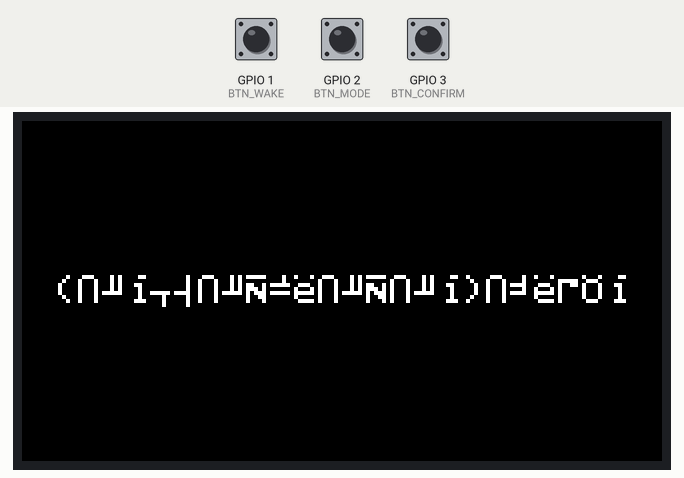
This sketch was run on a simulated ESP32-S3. Parts: 320×170 colour display. The inputs (shaded band) are chosen by the test bench; at power-on: GPIO 2 (BTN_MODE) HIGH, GPIO 3 (BTN_CONFIRM) HIGH, GPIO 1 (BTN_WAKE) HIGH. WiFi joins after 1.5 s; servers stay silent unless stated; I2S audio is not simulated (input reads silence); random numbers use the default seed unless the sketch sets one.

Above: at 8.7 s.
8.8 s: GPIO 2 (BTN_MODE) pulled LOW for 3.2 s
At 13.2 s:
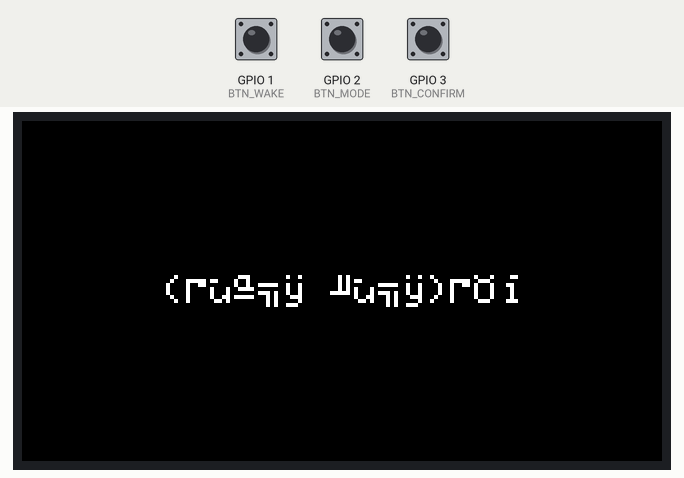
13.5 s: GPIO 3 (BTN_CONFIRM) pulled LOW for 3.2 s
At 17.7 s:
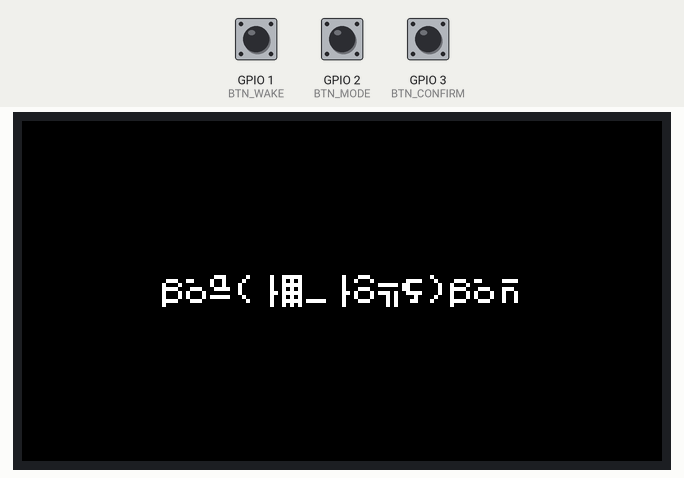
18.2 s: GPIO 1 (BTN_WAKE) pulled LOW for 0.15 s
At 19.3 s:
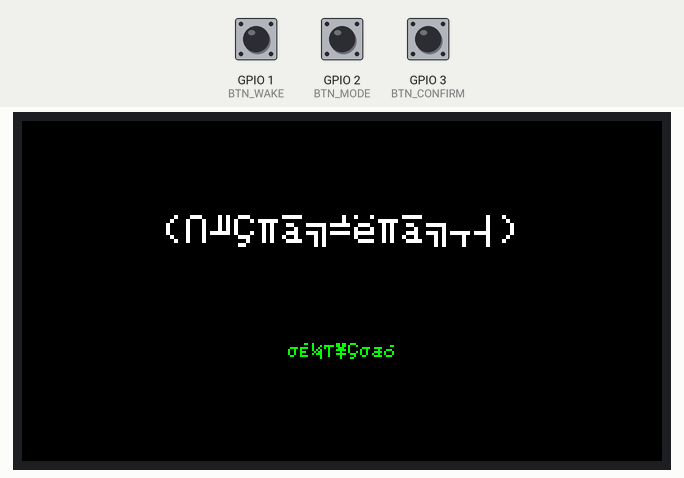
21.3 s: GPIO 2 (BTN_MODE) pulled LOW for 3.2 s
At 24.7 s:
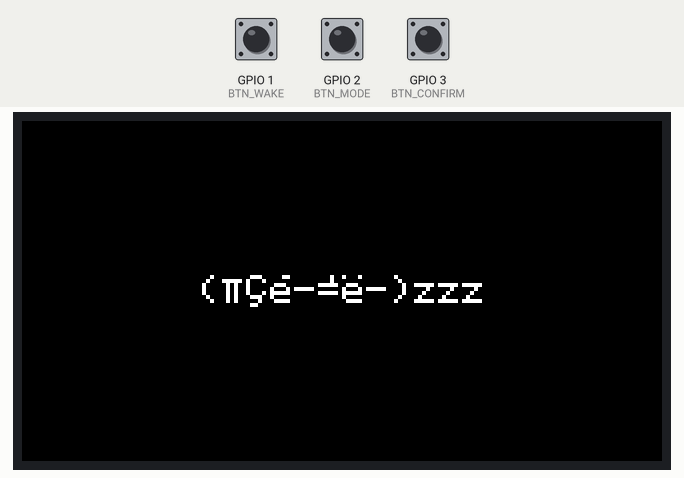
26.0 s: GPIO 2 (BTN_MODE) pulled LOW for 0.15 s
At 26.5 s:
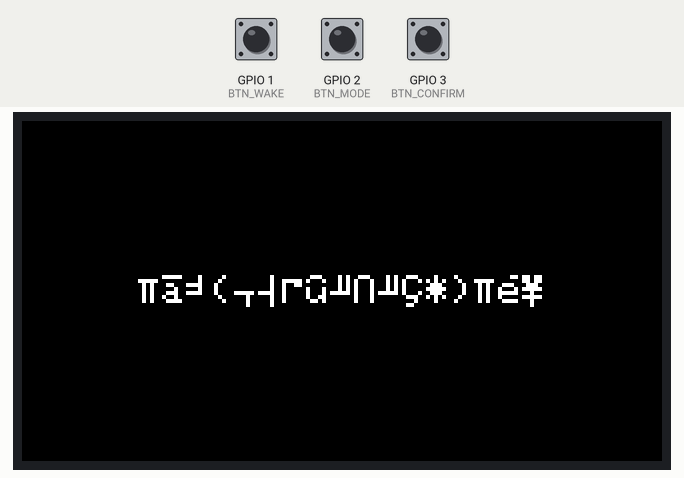
27.6 s: GPIO 2 (BTN_MODE) pulled LOW for 1 s
At 29.2 s:
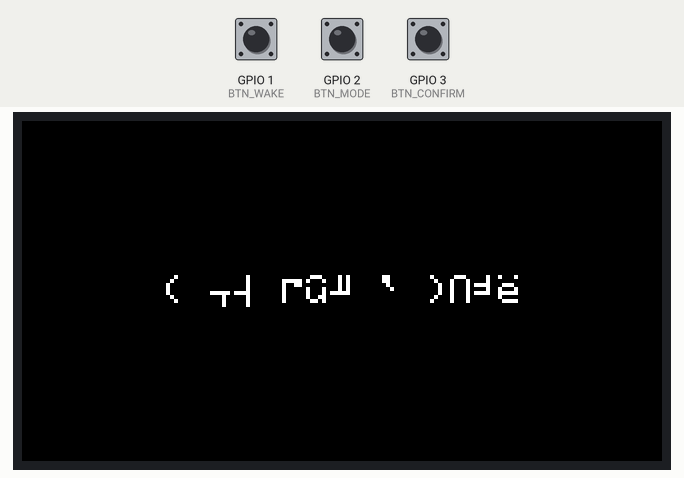
Timing chart, 0 to 30.7 s (numbered marks = the images above; inputs shaded):
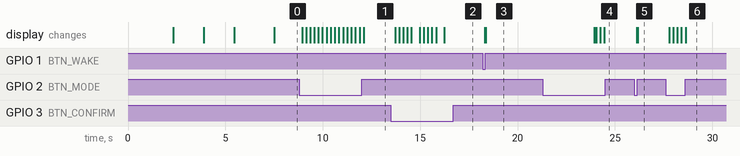

The sketch:

esp32-hermes-box-firmware.ino
```cpp
// ============================================================
// 甄der小盒子 · ESP32-S3 固件模板
// 硬件：ESP32-S3 + ST7789 170x320 + INMP441 + MAX98357 + 按键
//
// 使用说明：
// 1. 修改 WiFi 配置（SSID 和密码）
// 2. 按实际屏幕分辨率调整 TFT_WIDTH / TFT_HEIGHT
// 3. 在 Arduino IDE 中烧录
// ============================================================

#include <Arduino.h>
#include <WiFi.h>
#include <TFT_eSPI.h>
#include <driver/i2s.h>

// ==================== 配置区 ====================
// --- 请修改以下配置 ---

// WiFi
const char* ssid = "你的WiFi名";
const char* password = "你的WiFi密码";

// Hermes Agent 服务器地址（电脑端运行 Hermes 的地址）
const char* hermes_host = "192.168.1.100";  // 改成你电脑的IP
const int hermes_port = 8080;

// ==================== 引脚定义 ====================

// ST7789 屏幕（由 TFT_eSPI 库的 User_Setup.h 配置）

// INMP441 I2S 麦克风
#define I2S_MIC_BCLK  4
#define I2S_MIC_LRC   5
#define I2S_MIC_DIN   6

// MAX98357 I2S 功放
#define I2S_AMP_BCLK  7
#define I2S_AMP_LRC   8
#define I2S_AMP_DOUT  9

// 按键
#define BTN_WAKE      1   // 唤醒/对话键
#define BTN_MODE      2   // 模式切换
#define BTN_CONFIRM   3   // 确认/确认

// 录音参数
#define SAMPLE_RATE   16000
#define RECORD_SEC    5
#define BUFFER_SIZE   (SAMPLE_RATE * RECORD_SEC)

// ==================== 颜文字库 ====================

const char* emoji_happy[] = {
    "(｡>ㅅ<｡)♡",
    "(๑˃̵ᴗ˂̵)و",
    "( ´ ▽ ` )ﾉ",
    "ヾ(´▽｀*)ゝ",
    "(๑¯◡¯๑)",
    "٩(◕‿◕｡)۶"
};

const char* emoji_greeting[] = {
    "(｡´･ω･｡)ﾉ♡",
    "(๑•̀ㅂ•́)و✧",
    "ฅ(^◕ᴥ◕^)ฅ",
    "(*´∀`)~♥"
};

const char* emoji_sad[] = {
    "(´；ω；｀)",
    "(๑´•.̫ • `๑)",
    "(´∩｀.)",
    "(｡•́︿•̀｡)"
};

const char* emoji_cute[] = {
    "=✪ᆽ✪=",
    "(ฅ´ω`ฅ)",
    "(ᐡ •͈ ·̭ •͈ ᐡ)",
    "(◦˘ З˘)♡",
    "₍˄·͈༝·͈˄₎ฅ˒˒"
};

const char* emoji_shy[] = {
    "(´｡• ᵕ •｡`)",
    "(๑´ㅂ`๑)",
    "(ᵒ̤̑ ₀̑ ᵒ̤̑)",
    "(*/ω＼*)"
};

const char* emoji_sleep[] = {
    "(。-ω-)zzz",
    "(ᴗ˳ᴗ)💤",
    "(´-﹏-`；)",
    "( ´◔‸◔`)"
};

const char* emoji_proud[] = {
    "ᕦ(ò_Óˇ)ᕤ",
    "(｀・ω・´)",
    "(๑•̀ㅂ•́)و✧",
    "※\(^o^)/※"
};

// ==================== 对象 ====================

TFT_eSPI tft = TFT_eSPI(170, 320);  // 按实际分辨率修改

// ==================== 显示函数 ====================

void showEmoji(const char* emoji) {
    tft.fillScreen(TFT_BLACK);
    tft.setTextColor(TFT_WHITE, TFT_BLACK);
    tft.setTextSize(2);

    int16_t x1, y1;
    uint16_t w, h;
    tft.getTextBounds(emoji, 0, 0, &x1, &y1, &w, &h);
    tft.setCursor((tft.width() - w) / 2, (tft.height() - h) / 2);
    tft.print(emoji);
}

void showStatus(const char* text, uint16_t color, const char* emoji) {
    tft.fillScreen(TFT_BLACK);

    // 上半部分：颜文字
    tft.setTextColor(TFT_WHITE, TFT_BLACK);
    tft.setTextSize(2);
    int16_t x1, y1;
    uint16_t w, h;
    tft.getTextBounds(emoji, 0, 0, &x1, &y1, &w, &h);
    tft.setCursor((tft.width() - w) / 2, (tft.height() - h) / 2 - 30);
    tft.print(emoji);

    // 下半部分：文字
    tft.setTextColor(color, TFT_BLACK);
    tft.setTextSize(1);
    tft.getTextBounds(text, 0, 0, &x1, &y1, &w, &h);
    tft.setCursor((tft.width() - w) / 2, (tft.height() - h) / 2 + 30);
    tft.print(text);
}

void showStartup() {
    tft.fillScreen(TFT_BLACK);
    tft.setTextColor(TFT_CYAN, TFT_BLACK);
    tft.setTextSize(3);
    tft.setCursor(30, 100);
    tft.println("甄der");
    tft.setTextSize(1);
    tft.setTextColor(TFT_GREEN, TFT_BLACK);
    tft.setCursor(30, 160);
    tft.println("(=✆ᆽ✆=) 启动中...");
}

// ==================== WiFi ====================

void connectWiFi() {
    showEmoji("(｡´･ω･｡)ﾉ♡");
    WiFi.begin(ssid, password);

    int attempts = 0;
    while (WiFi.status() != WL_CONNECTED && attempts < 40) {
        delay(500);
        attempts++;
    }

    if (WiFi.status() == WL_CONNECTED) {
        showStatus("WiFi OK!", TFT_GREEN, "(๑¯◡¯๑)");
    } else {
        showStatus("WiFi Failed", TFT_RED, "(´；ω；｀)");
    }
    delay(1500);
}

// ==================== 按键 ====================

void setupButtons() {
    pinMode(BTN_WAKE, INPUT_PULLUP);
    pinMode(BTN_MODE, INPUT_PULLUP);
    pinMode(BTN_CONFIRM, INPUT_PULLUP);
}

// ==================== 录音 ====================

void setupMic() {
    i2s_config_t i2s_config = {
        .mode = (i2s_mode_t)(I2S_MODE_MASTER | I2S_MODE_RX),
        .sample_rate = SAMPLE_RATE,
        .bits_per_sample = I2S_BITS_PER_SAMPLE_16BIT,
        .channel_format = I2S_CHANNEL_FMT_ONLY_LEFT,
        .communication_format = I2S_COMM_FORMAT_STAND_I2S,
        .intr_alloc_flags = 0,
        .dma_buf_count = 8,
        .dma_buf_len = 256
    };

    i2s_pin_config_t pin_config = {
        .bck_io_num = I2S_MIC_BCLK,
        .ws_io_num = I2S_MIC_LRC,
        .data_out_num = I2S_PIN_NO_CHANGE,
        .data_in_num = I2S_MIC_DIN
    };

    i2s_driver_install(I2S_NUM_0, &i2s_config, 0, NULL);
    i2s_set_pin(I2S_NUM_0, &pin_config);
}

void startRecording() {
    showStatus("听着呢", TFT_GREEN, "(｀・ω・´)");

    int16_t* buffer = (int16_t*)malloc(BUFFER_SIZE * sizeof(int16_t));
    if (!buffer) return;

    size_t bytes_read = 0;
    i2s_read(I2S_NUM_0, buffer, BUFFER_SIZE * sizeof(int16_t), &bytes_read, portMAX_DELAY);

    // TODO: 将音频数据通过 WiFi 发送到 Hermes Agent
    // TODO: 接收回复文本，显示在屏幕上
    // TODO: 通过 MAX98357 播放语音回复

    free(buffer);
}

// ==================== 随机颜文字 ====================

const char* randomEmoji(const char** emojiSet, int count) {
    return emojiSet[random(0, count)];
}

// ==================== 初始化 ====================

void setup() {
    Serial.begin(115200);
    randomSeed(analogRead(0));

    // 初始化屏幕
    tft.init();
    tft.setRotation(3);  // 横屏/竖屏，按实际安装方向调整
    tft.fillScreen(TFT_BLACK);

    showStartup();
    delay(2000);

    connectWiFi();
    setupButtons();
    setupMic();

    // 开机完成，显示颜文字
    showStatus("主人我在呢", TFT_CYAN, "(๑¯◡¯๑)");
    delay(2000);
    showEmoji(randomEmoji(emoji_greeting, 4));
}

// ==================== 主循环 ====================

void loop() {
    if (digitalRead(BTN_WAKE) == LOW) {  // 唤醒/对话
        delay(50);  // 消抖
        startRecording();
        delay(500);
        showEmoji(randomEmoji(emoji_happy, 6));
    }

    if (digitalRead(BTN_MODE) == LOW) {  // 切换模式
        delay(50);
        // 轮换显示不同情绪颜文字
        static int mode = 0;
        mode = (mode + 1) % 5;
        switch (mode) {
            case 0: showEmoji(randomEmoji(emoji_happy, 6)); break;
            case 1: showEmoji(randomEmoji(emoji_cute, 5)); break;
            case 2: showEmoji(randomEmoji(emoji_shy, 4)); break;
            case 3: showEmoji(randomEmoji(emoji_proud, 4)); break;
            case 4: showEmoji(randomEmoji(emoji_sleep, 4)); break;
        }
    }

    if (digitalRead(BTN_CONFIRM) == LOW) {  // 确认/夸夸
        delay(50);
        showEmoji(randomEmoji(emoji_proud, 4));
    }

    delay(100);
}
```

Measured:
- after the input at 8.8 s, the display: first changes after 0.14 s (image 1 shows a later state)
- after the input at 13.5 s, the display: first changes after 0.21 s (image 2 shows a later state)
- after the input at 18.2 s, the display: first changes after 0.11 s (image 3 shows a later state)
- after the input at 26.0 s, the display: first changes after 0.11 s (image 5 shows a later state)
- after the input at 27.6 s, the display: first changes after 0.18 s (image 6 shows a later state)
